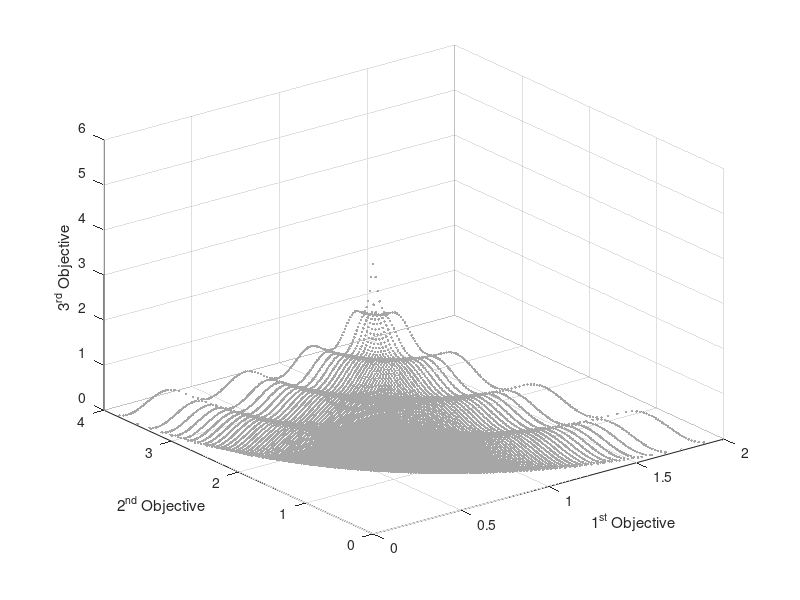

This chart was generated by the following MATLAB code:
load('WFG1.mat');

% scatter3(PF(:, 1), PF(:, 2), PF(:, 3), 'c.');
scatter3(PF(:, 1), PF(:, 2), PF(:, 3),'SeriesIndex',1,'DisplayName','PF',...
    'MarkerEdgeColor',[0.650980392156863 0.650980392156863 0.650980392156863],...
    'MarkerFaceAlpha',0.5,...
    'MarkerFaceColor',[0.650980392156863 0.650980392156863 0.650980392156863],...
    'Marker','.');
xlabel('1^{st} Objective');
ylabel('2^{nd} Objective');
zlabel('3^{rd} Objective');
